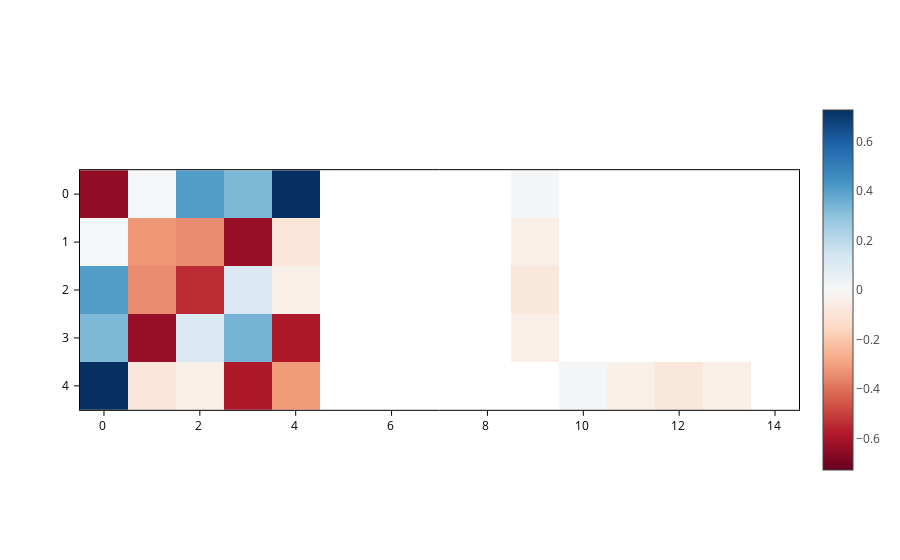

Here is the notebook cell this chart was saved with:
### Markdown cell above
## Matrix as an image

The default mode of `AtomicMatrixPlot` is simply to plot an image where the values of the matrix are encoded as colors:

### Code cell
plot = H.plot()
plot.get()

### Figure 1 — Plotly figure (JSON) as saved in the notebook; plotly's stock layout.template omitted (floating-point values rounded to 4 significant figures)
{"data": [{"coloraxis": "coloraxis", "meta": {}, "opacity": 1, "type": "heatmap", "z": [[-0.6452, 0.007018, 0.4079, 0.3283, 0.7263, NaN, NaN, NaN, NaN, 0.01571, NaN, NaN, NaN, NaN, NaN], [0.007018, -0.3193, -0.3422, -0.6358, -0.08664, NaN, NaN, NaN, NaN, -0.04155, NaN, NaN, NaN, NaN, NaN], [0.4079, -0.3422, -0.5398, 0.1106, -0.04301, NaN, NaN, NaN, NaN, -0.08447, NaN, NaN, NaN, NaN, NaN], [0.3283, -0.6358, 0.1106, 0.3418, -0.5873, NaN, NaN, NaN, NaN, -0.04567, NaN, NaN, NaN, NaN, NaN], [0.7263, -0.08664, -0.04301, -0.5873, -0.3121, NaN, NaN, NaN, NaN, NaN, 0.01571, -0.04155, -0.08447, -0.04567, NaN]], "zsmooth": false}], "layout": {"coloraxis": {"cmid": 0, "colorscale": [[0.0, "rgb(103,0,31)"], [0.1, "rgb(178,24,43)"], [0.2, "rgb(214,96,77)"], [0.3, "rgb(244,165,130)"], [0.4, "rgb(253,219,199)"], [0.5, "rgb(247,247,247)"], [0.6, "rgb(209,229,240)"], [0.7, "rgb(146,197,222)"], [0.8, "rgb(67,147,195)"], [0.9, "rgb(33,102,172)"], [1.0, "rgb(5,48,97)"]], "showscale": true}, "scene": {"aspectmode": "data", "xaxis": {"range": [-0.5, 14.5]}, "yaxis": {"range": [4.5, -0.5]}}, "xaxis": {"constrain": "domain", "range": [-0.5, 14.5], "scaleanchor": "y", "scaleratio": 1}, "yaxis": {"constrain": "domain", "range": [4.5, -0.5]}}}
